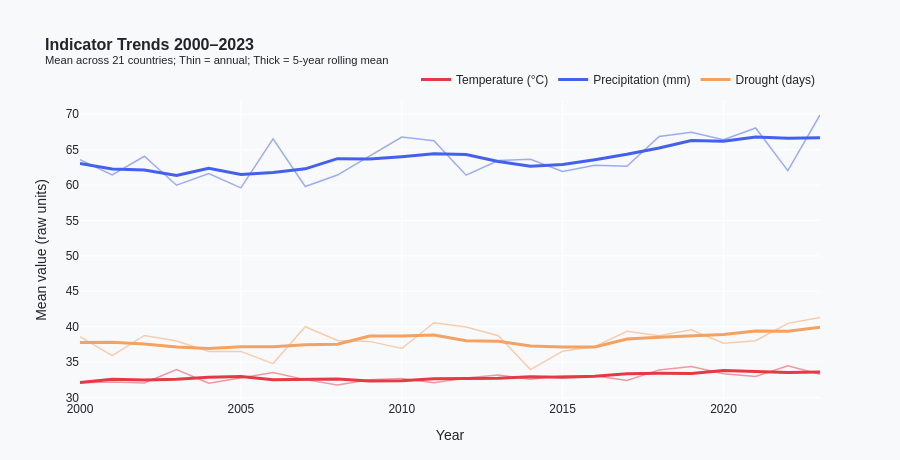

The notebook cell this image was saved under:
### Markdown cell above
## Chart 5 — Time Trends 2000-2023

### Code cell
trend = panel.groupby('year')[INDICATORS].mean().reset_index()

fig5 = go.Figure()
for ind, color, label in zip(
    INDICATORS,
    [C['temperature'], C['precipitation'], C['drought']],
    ['Temperature (°C)', 'Precipitation (mm)', 'Drought (days)']
):
    roll = trend[ind].rolling(5, center=True, min_periods=3).mean()
    fig5.add_trace(go.Scatter(
        x=trend['year'], y=trend[ind],
        mode='lines', name=label,
        line=dict(color=color, width=1.5),
        opacity=0.5,
        hovertemplate=f'{label}: %{{y:.2f}}<br>Year: %{{x}}<extra></extra>',
        legendgroup=ind,
        showlegend=False,
    ))
    fig5.add_trace(go.Scatter(
        x=trend['year'], y=roll,
        mode='lines', name=label,
        line=dict(color=color, width=3),
        hovertemplate=f'{label} (5yr avg): %{{y:.2f}}<br>Year: %{{x}}<extra></extra>',
        legendgroup=ind,
    ))

fig5.update_layout(
    title=dict(text='<b>Indicator Trends 2000–2023</b><br><sup>Mean across 21 countries; Thin = annual; Thick = 5-year rolling mean</sup>',
               font_size=16),
    xaxis=dict(title='Year', range=[2000, 2023]),
    yaxis=dict(title='Mean value (raw units)'),
    legend=dict(orientation='h', yanchor='bottom', y=1.02, xanchor='right', x=1),
    plot_bgcolor=C['bg'], paper_bgcolor=C['bg'],
    font=dict(color=C['text'], family='sans-serif'),
    height=460, margin=dict(l=80, r=80, t=100, b=60),
    hoverlabel=dict(bgcolor='white', font_size=12),
)

fig5.show()

### Figure 1 — Plotly figure (JSON) as saved in the notebook; plotly's stock layout.template omitted (floating-point values rounded to 4 significant figures)
{"data": [{"hovertemplate": "Temperature (°C): %{y:.2f}<br>Year: %{x}<extra></extra>", "legendgroup": "temperature", "line": {"color": "#E63946", "width": 1.5}, "mode": "lines", "name": "Temperature (°C)", "opacity": 0.5, "showlegend": false, "type": "scatter", "x": [2000, 2001, 2002, 2003, 2004, 2005, 2006, 2007, 2008, 2009, 2010, 2011, 2012, 2013, 2014, 2015, 2016, 2017, 2018, 2019, 2020, 2021, 2022, 2023], "y": [32.08, 32.17, 32.04, 33.94, 32.02, 32.75, 33.53, 32.52, 31.76, 32.5, 32.69, 32.08, 32.75, 33.16, 32.56, 33.08, 33.07, 32.39, 33.9, 34.37, 33.34, 32.97, 34.48, 33.28]}, {"hovertemplate": "Temperature (°C) (5yr avg): %{y:.2f}<br>Year: %{x}<extra></extra>", "legendgroup": "temperature", "line": {"color": "#E63946", "width": 3}, "mode": "lines", "name": "Temperature (°C)", "type": "scatter", "x": [2000, 2001, 2002, 2003, 2004, 2005, 2006, 2007, 2008, 2009, 2010, 2011, 2012, 2013, 2014, 2015, 2016, 2017, 2018, 2019, 2020, 2021, 2022, 2023], "y": [32.1, 32.56, 32.45, 32.58, 32.86, 32.95, 32.52, 32.61, 32.6, 32.31, 32.35, 32.63, 32.65, 32.72, 32.92, 32.85, 33.0, 33.36, 33.41, 33.39, 33.81, 33.69, 33.52, 33.58]}, {"hovertemplate": "Precipitation (mm): %{y:.2f}<br>Year: %{x}<extra></extra>", "legendgroup": "precipitation", "line": {"color": "#4361EE", "width": 1.5}, "mode": "lines", "name": "Precipitation (mm)", "opacity": 0.5, "showlegend": false, "type": "scatter", "x": [2000, 2001, 2002, 2003, 2004, 2005, 2006, 2007, 2008, 2009, 2010, 2011, 2012, 2013, 2014, 2015, 2016, 2017, 2018, 2019, 2020, 2021, 2022, 2023], "y": [63.59, 61.43, 64.06, 59.97, 61.61, 59.61, 66.51, 59.79, 61.41, 64.14, 66.78, 66.25, 61.39, 63.47, 63.63, 61.91, 62.79, 62.65, 66.87, 67.47, 66.4, 68.06, 62.04, 69.89]}, {"hovertemplate": "Precipitation (mm) (5yr avg): %{y:.2f}<br>Year: %{x}<extra></extra>", "legendgroup": "precipitation", "line": {"color": "#4361EE", "width": 3}, "mode": "lines", "name": "Precipitation (mm)", "type": "scatter", "x": [2000, 2001, 2002, 2003, 2004, 2005, 2006, 2007, 2008, 2009, 2010, 2011, 2012, 2013, 2014, 2015, 2016, 2017, 2018, 2019, 2020, 2021, 2022, 2023], "y": [63.03, 62.26, 62.13, 61.34, 62.35, 61.5, 61.79, 62.29, 63.72, 63.67, 63.99, 64.41, 64.31, 63.33, 62.64, 62.89, 63.57, 64.34, 65.24, 66.29, 66.17, 66.77, 66.6, 66.66]}, {"hovertemplate": "Drought (days): %{y:.2f}<br>Year: %{x}<extra></extra>", "legendgroup": "drought", "line": {"color": "#F4A261", "width": 1.5}, "mode": "lines", "name": "Drought (days)", "opacity": 0.5, "showlegend": false, "type": "scatter", "x": [2000, 2001, 2002, 2003, 2004, 2005, 2006, 2007, 2008, 2009, 2010, 2011, 2012, 2013, 2014, 2015, 2016, 2017, 2018, 2019, 2020, 2021, 2022, 2023], "y": [38.6, 35.89, 38.76, 37.96, 36.51, 36.51, 34.78, 39.99, 38.04, 37.92, 36.92, 40.56, 39.96, 38.72, 33.93, 36.54, 37.19, 39.33, 38.72, 39.55, 37.67, 38.02, 40.46, 41.29]}, {"hovertemplate": "Drought (days) (5yr avg): %{y:.2f}<br>Year: %{x}<extra></extra>", "legendgroup": "drought", "line": {"color": "#F4A261", "width": 3}, "mode": "lines", "name": "Drought (days)", "type": "scatter", "x": [2000, 2001, 2002, 2003, 2004, 2005, 2006, 2007, 2008, 2009, 2010, 2011, 2012, 2013, 2014, 2015, 2016, 2017, 2018, 2019, 2020, 2021, 2022, 2023], "y": [37.75, 37.8, 37.54, 37.13, 36.9, 37.15, 37.17, 37.45, 37.53, 38.68, 38.68, 38.82, 38.02, 37.94, 37.27, 37.14, 37.14, 38.27, 38.49, 38.66, 38.88, 39.4, 39.36, 39.92]}], "layout": {"font": {"color": "#212529", "family": "sans-serif"}, "height": 460, "hoverlabel": {"bgcolor": "white", "font": {"size": 12}}, "legend": {"orientation": "h", "x": 1, "xanchor": "right", "y": 1.02, "yanchor": "bottom"}, "margin": {"b": 60, "l": 80, "r": 80, "t": 100}, "paper_bgcolor": "#F8F9FA", "plot_bgcolor": "#F8F9FA", "title": {"font": {"size": 16}, "text": "<b>Indicator Trends 2000–2023</b><br><sup>Mean across 21 countries; Thin = annual; Thick = 5-year rolling mean</sup>"}, "xaxis": {"range": [2000, 2023], "title": {"text": "Year"}}, "yaxis": {"title": {"text": "Mean value (raw units)"}}}}
